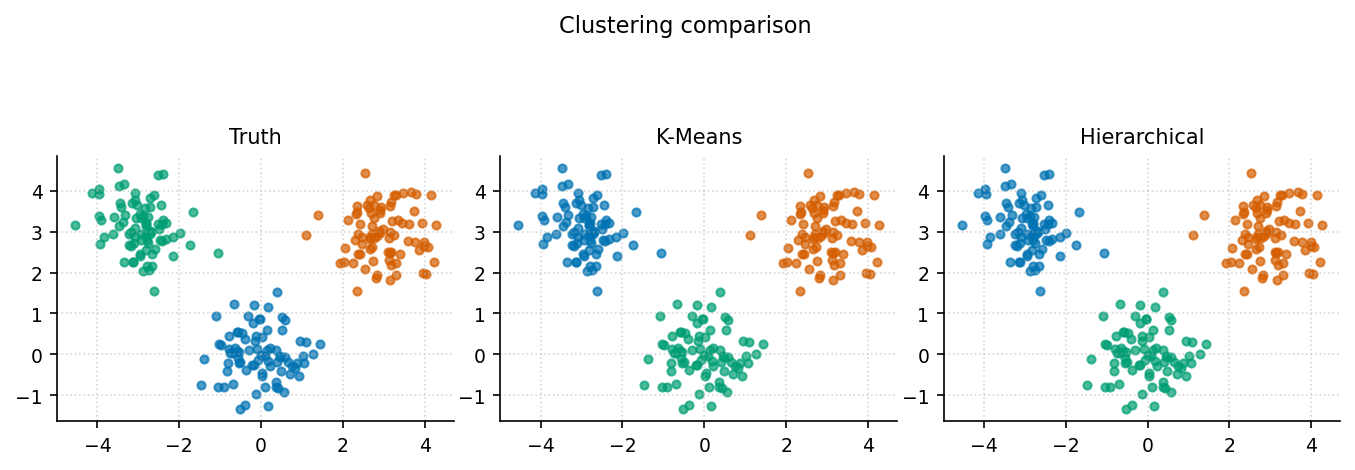

Here is the Python script that generated this plot:
"""cluster_compare: 同一数据多种聚类算法可视化对比."""
import sys, os; sys.path.insert(0, os.path.join(os.path.dirname(os.path.abspath(__file__)), '..', '..', '_utils', 'python'))
import numpy as np
import matplotlib.pyplot as plt
from scipy.cluster.hierarchy import linkage, fcluster
from theme import apply_theme
from palette import cycle

def make_figure(title='Clustering comparison'):
    apply_theme(fig_size=(9, 3.5))
    rng = np.random.default_rng(8)
    n = 80
    X = np.vstack([rng.normal((0, 0), 0.6, (n, 2)),
                   rng.normal((3, 3), 0.6, (n, 2)),
                   rng.normal((-3, 3), 0.6, (n, 2))])
    fig, axes = plt.subplots(1, 3)
    # KMeans-ish: distance to 3 random centers, assigned by min
    centers = rng.uniform(-3, 3, (3, 2))
    for _ in range(10):
        d = np.linalg.norm(X[:, None] - centers[None], axis=2)
        lab = d.argmin(1)
        centers = np.array([X[lab == k].mean(0) for k in range(3)])
    # hierarchical
    Z = linkage(X, method='ward'); lab_h = fcluster(Z, 3, criterion='maxclust') - 1
    # spectral-ish: just plot truth
    truth = np.repeat(np.arange(3), n)
    for ax, lab, name in zip(axes, [truth, lab, lab_h],
                              ['Truth', 'K-Means', 'Hierarchical']):
        for k in range(3):
            m = lab == k
            ax.scatter(X[m, 0], X[m, 1], s=15, color=cycle(k), alpha=0.7)
        ax.set_title(name); ax.set_aspect('equal')
        ax.grid(True, linestyle=':', alpha=0.5)
    fig.suptitle(title); fig.tight_layout()
    return fig

if __name__ == '__main__':
    fig = make_figure(); fig.savefig(__file__.replace('.py', '.png'), dpi=150)
